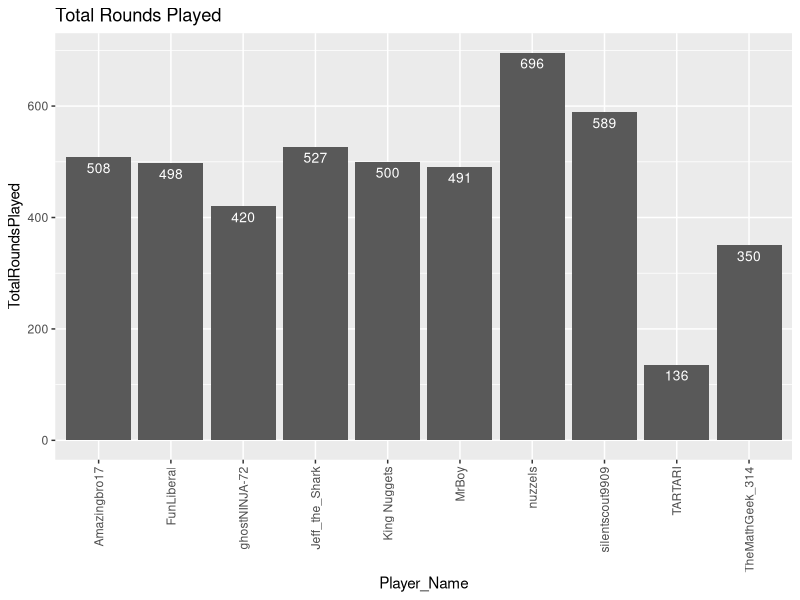
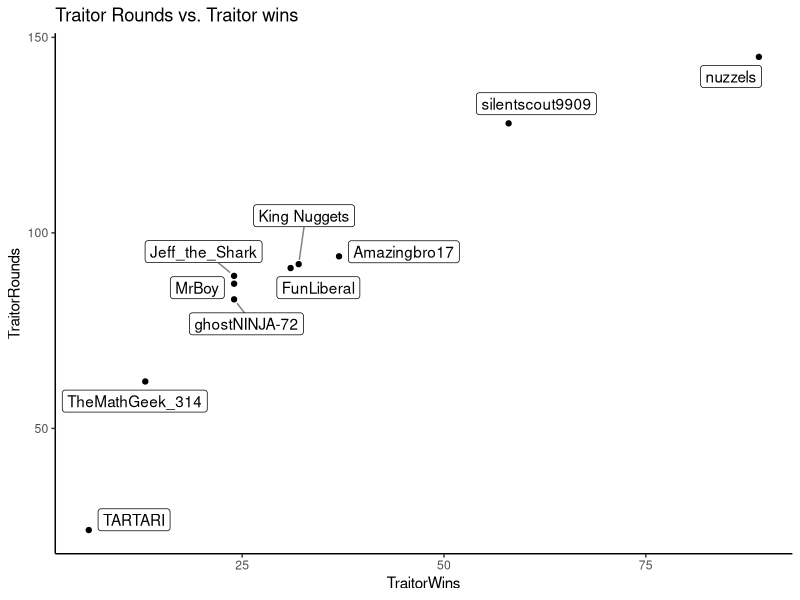
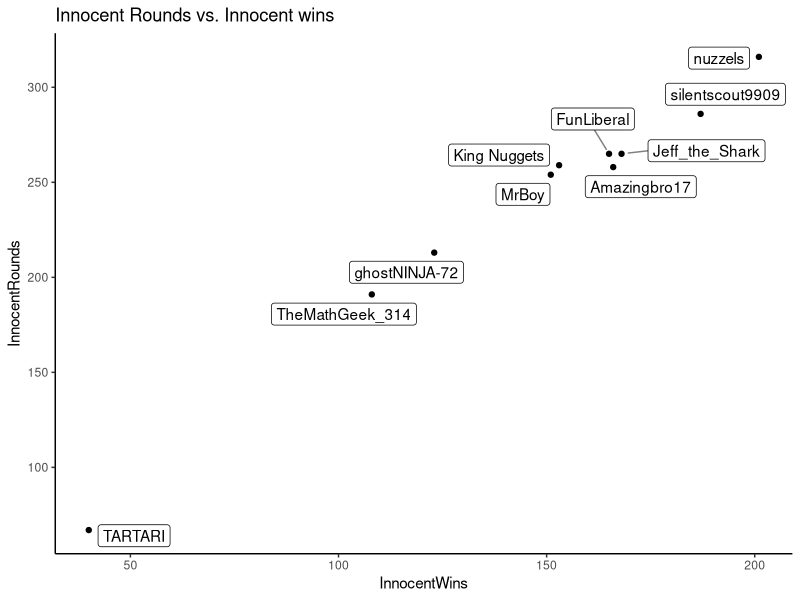
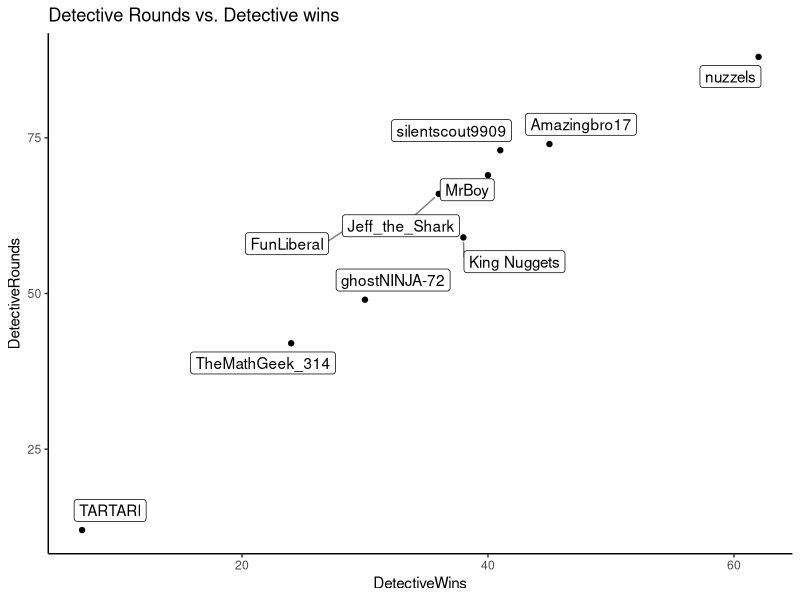
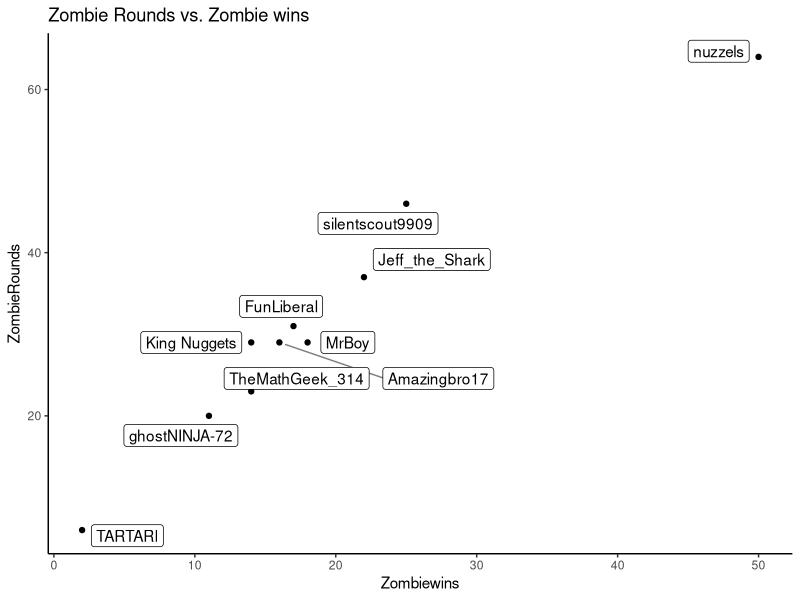
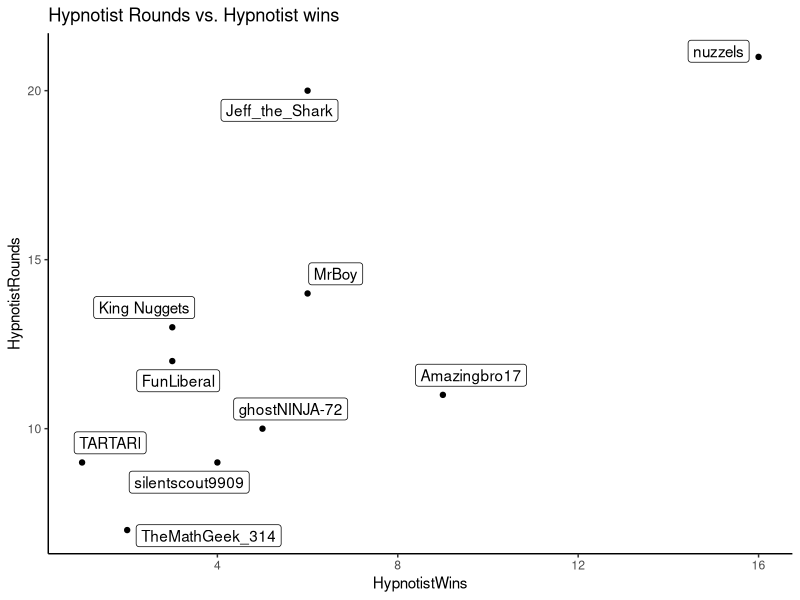
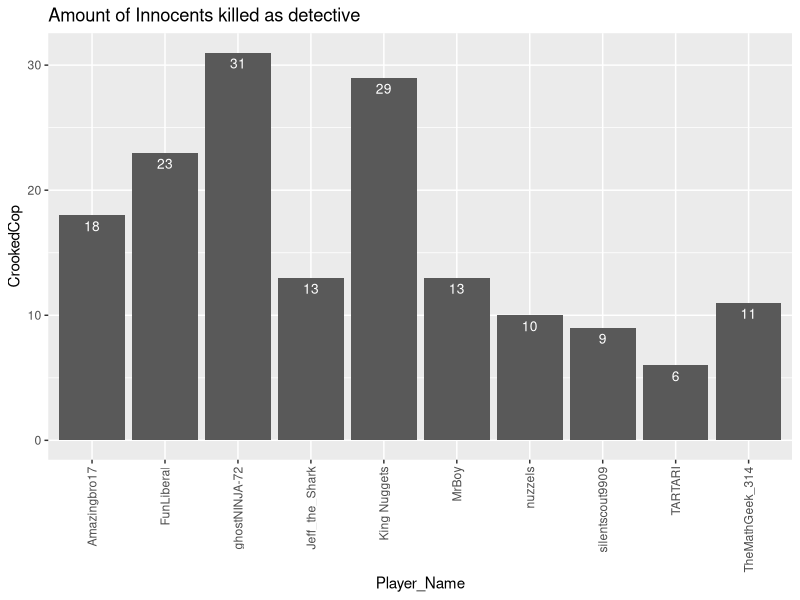
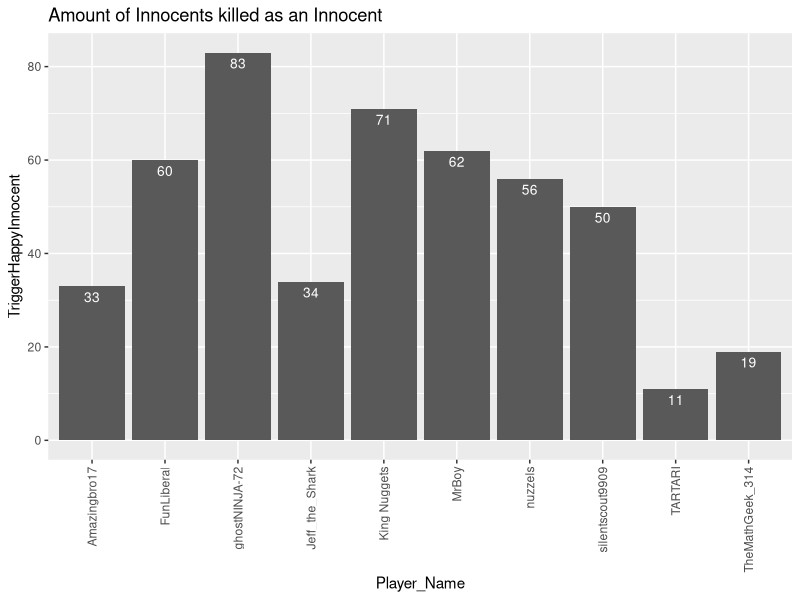

The R script that drew these images, in order:
## ---- chunk 1
knitr::opts_chunk$set(echo = TRUE)
## ---- chunk 2
library(tidyverse)
library(ggplot2)
library(ggrepel)
library(readxl)
pstats <- read_excel('TTTStatsTag.xlsx', sheet='PlayerStats')
tpartners <- read_excel('TTTStatsTag.xlsx', sheet='TraitorPartners')
dequip <- read_excel('TTTStatsTag.xlsx', sheet='DetectiveEquipment')
## ---- chunk 3
pstats$Player_Name <- as.factor(pstats$Player_Name)
pstatsClean <- pstats %>% pivot_longer(
  !c('Player_Name'),
  names_to="stat",
  values_to="count",
  values_drop_na = TRUE
)
## ---- chunk 4
tpartners$Player_Name <- as.factor(tpartners$Player_Name)
tpartnersClean <- tpartners %>% pivot_longer(
  !c('Player_Name'),
  names_to="stat",
  values_to="count",
  values_drop_na = TRUE
)
## ---- chunk 5
dequip$Player_Name <- as.factor(dequip$Player_Name)
dequipClean <- dequip %>% pivot_longer(
  !c('Player_Name'),
  names_to="stat",
  values_to="count",
  values_drop_na = TRUE
)
## ---- chunk 6
overallStatP <- pstatsClean %>% group_by(stat) %>% summarise(overall = sum(count))
overallStatTP <- tpartnersClean %>% group_by(stat) %>% summarise(overall = sum(count))
overallStatD <- dequipClean %>% group_by(stat) %>% summarise(overall = sum(count))
## ---- chunk 7
ggplot(pstats, aes(y=TotalRoundsPlayed,x=Player_Name)) + geom_bar(stat = "Identity") + geom_text(aes(label=TotalRoundsPlayed), vjust=1.6, color="white", size=3.5) + ggtitle("Total Rounds Played") +
  theme(axis.text.x=element_text(angle=90,hjust=1,vjust=0.5))
## ---- chunk 8
ggplot(pstats,aes(x=TraitorWins, y=TraitorRounds)) + geom_point() + ggtitle("Traitor Rounds vs. Traitor wins") +
  geom_label_repel(aes(label = Player_Name),
                  box.padding   = 0.35, 
                  point.padding = 0.5,
                  segment.color = 'grey50') +
  theme_classic()

pstats %>% group_by(Player_Name,TraitorRounds,TraitorWins) %>% 
  summarise(winPercent=TraitorWins/TraitorRounds) %>%
  arrange(desc(winPercent))
## ---- chunk 9
ggplot(pstats,aes(x=InnocentWins, y=InnocentRounds)) + geom_point() + ggtitle("Innocent Rounds vs. Innocent wins") +
  geom_label_repel(aes(label = Player_Name),
                  box.padding   = 0.35, 
                  point.padding = 0.5,
                  segment.color = 'grey50') +
  theme_classic()

pstats %>% group_by(Player_Name,InnocentRounds,InnocentWins) %>% 
  summarise(winPercent=InnocentWins/InnocentRounds) %>%
  arrange(desc(winPercent))
## ---- chunk 10
ggplot(pstats,aes(x=DetectiveWins, y=DetectiveRounds)) + geom_point() + ggtitle("Detective Rounds vs. Detective wins") +
  geom_label_repel(aes(label = Player_Name),
                  box.padding   = 0.35, 
                  point.padding = 0.5,
                  segment.color = 'grey50') +
  theme_classic()

pstats %>% group_by(Player_Name,DetectiveRounds,DetectiveWins) %>% 
  summarise(winPercent=DetectiveWins/DetectiveRounds) %>%
  arrange(desc(winPercent))
## ---- chunk 11
ggplot(pstats,aes(x=Zombiewins, y=ZombieRounds)) + geom_point() + ggtitle("Zombie Rounds vs. Zombie wins") +
  geom_label_repel(aes(label = Player_Name),
                  box.padding   = 0.35, 
                  point.padding = 0.5,
                  segment.color = 'grey50') +
  theme_classic()

pstats %>% group_by(Player_Name,Zombiewins,ZombieRounds) %>% 
  summarise(winPercent=Zombiewins/ZombieRounds) %>%
  arrange(desc(winPercent))
## ---- chunk 12
ggplot(pstats,aes(x=HypnotistWins, y=HypnotistRounds)) + geom_point() + ggtitle("Hypnotist Rounds vs. Hypnotist wins") +
  geom_label_repel(aes(label = Player_Name),
                  box.padding   = 0.35, 
                  point.padding = 0.5,
                  segment.color = 'grey50') +
  theme_classic()

pstats %>% group_by(Player_Name,HypnotistWins,HypnotistRounds) %>% 
  summarise(winPercent=HypnotistWins/HypnotistRounds) %>%
  arrange(desc(winPercent))
## ---- chunk 13
ggplot(pstats,aes(x=Player_Name, y=CrookedCop)) + geom_bar(stat="identity") + geom_text(aes(label=CrookedCop), vjust=1.6, color="white", size=3.5) + ggtitle("Amount of Innocents killed as detective") +
  theme(axis.text.x=element_text(angle=90,hjust=1,vjust=0.5))
pstats %>% group_by(Player_Name, DetectiveRounds, CrookedCop) %>% 
  summarise(Crookedeness=CrookedCop/DetectiveRounds) %>%
  arrange(desc(Crookedeness))
## ---- chunk 14
ggplot(pstats,aes(x=Player_Name, y=TriggerHappyInnocent)) + geom_bar(stat="identity") + geom_text(aes(label=TriggerHappyInnocent), vjust=1.6, color="white", size=3.5) + ggtitle("Amount of Innocents killed as an Innocent") +
  theme(axis.text.x=element_text(angle=90,hjust=1,vjust=0.5))
pstats %>% group_by(Player_Name, InnocentRounds, TriggerHappyInnocent) %>% 
  summarise(Shootyness=TriggerHappyInnocent/InnocentRounds) %>%
  arrange(desc(Shootyness))
## ---- chunk 15
ggplot(pstats,aes(x=Player_Name,y=TotalFallDamage)) + geom_bar(stat = "Identity")  + geom_text(aes(label=TotalFallDamage), vjust=1.6, color="Blue", size=3.5) + ggtitle("People least safe near ledges") +
  theme(axis.text.x=element_text(angle=90,hjust=1,vjust=0.5))
## ---- chunk 16
dequipClean %>% group_by(stat) %>% summarise(overallTimesBought = sum(count)) %>%
  ggplot(aes(x=stat,y=overallTimesBought)) + geom_bar(stat="Identity") + geom_text(aes(label=overallTimesBought), vjust=1.6, color="Red", size=2.5) + ggtitle("Times each detective equipment was bought") +
  theme(axis.text.x=element_text(angle=90,hjust=1,vjust=0.5))
dequipClean %>% group_by(stat) %>% summarise(percentBought=sum(count)/1172) %>% arrange(desc(percentBought))
## ---- chunk 17
dequipClean %>% ggplot(aes(x=Player_Name,y=count, fill=Player_Name)) + geom_bar(stat = "Identity") + facet_wrap(~stat, ncol=5, scales = "free_y") +
  theme(axis.text.x=element_text(angle=90,hjust=1,vjust=0.5))
